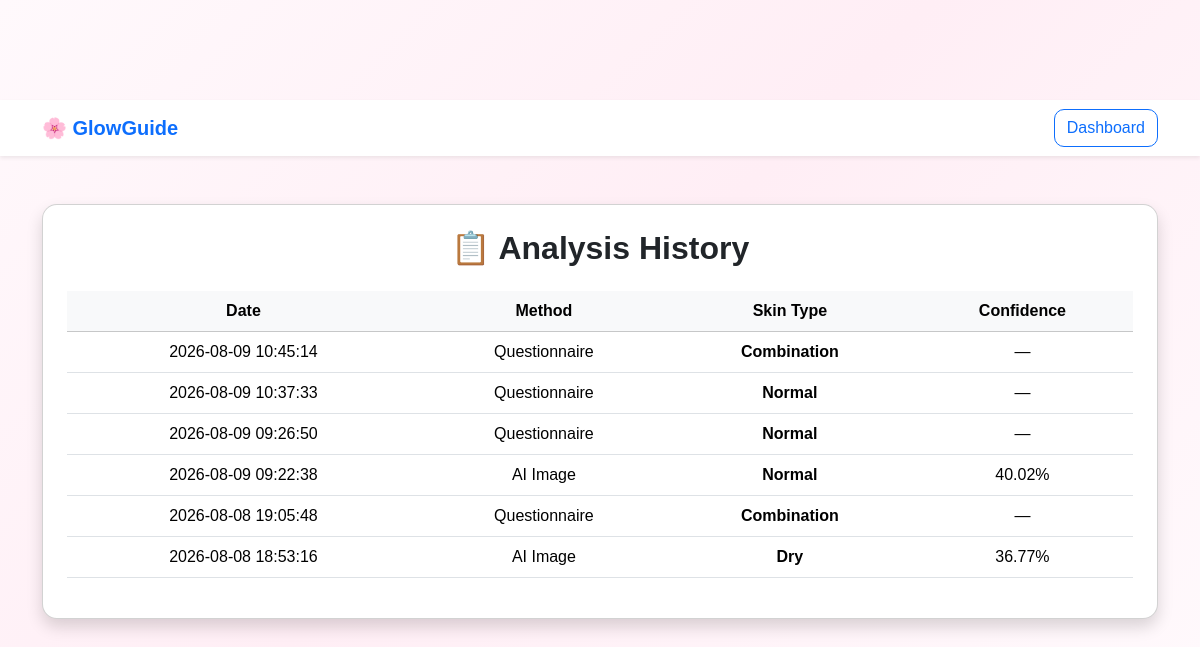
/history (signed in), run on an earlier commit of the app's database.
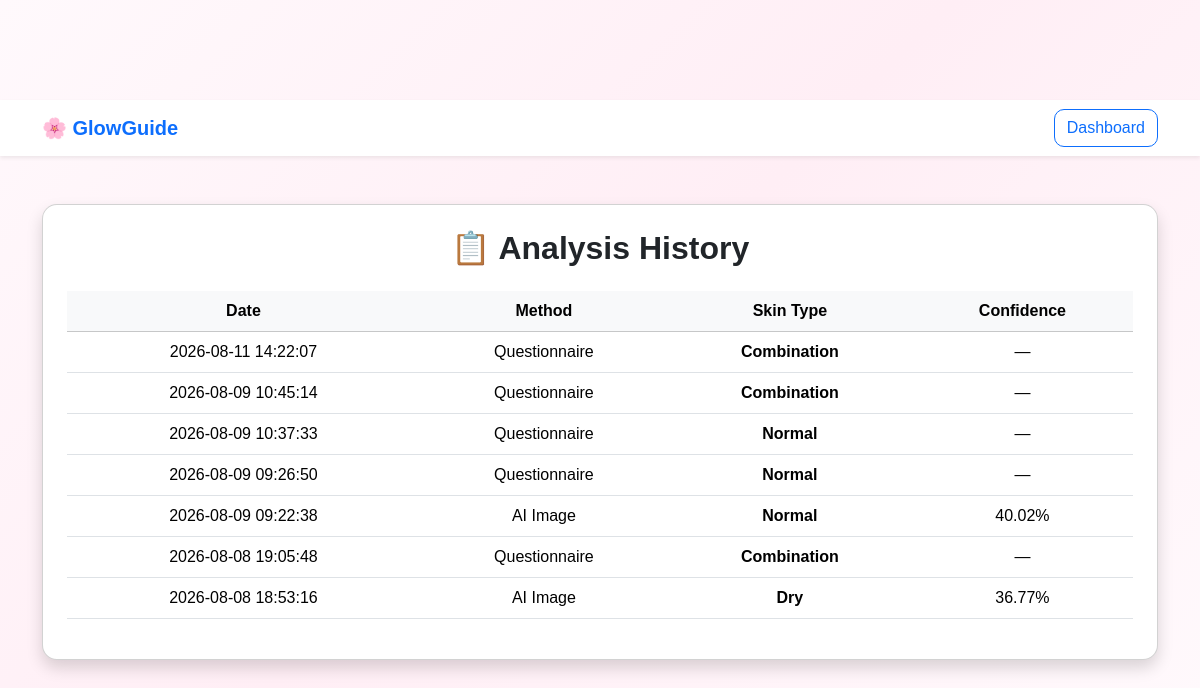
And on a later commit of the database.
### tables this page shows
CREATE TABLE analysis_history (
    id INTEGER PRIMARY KEY AUTOINCREMENT,
    user_email TEXT NOT NULL,
    analysis_date TIMESTAMP DEFAULT CURRENT_TIMESTAMP,
    method TEXT NOT NULL,
    skin_type TEXT NOT NULL,
    confidence REAL,
    image_name TEXT
);

### app.py (the view)
@app.route("/history")
def history():
    if "user" not in session:
        return redirect("/login")
    conn = get_db_connection()
    cursor = conn.cursor()
    cursor.execute("""
        SELECT *
        FROM analysis_history
        WHERE user_email = ?
        ORDER BY analysis_date DESC
    """, (session["user_email"],))
    history_records = cursor.fetchall()
    conn.close()
    return render_template(
        "history.html",
        history_records=history_records
    )

### app.py (called while the page is built)
def get_db_connection():
    conn = sqlite3.connect("glowguide.db")
    conn.row_factory = sqlite3.Row
    return conn

### templates/history.html (shortened to what this page needs)
<!DOCTYPE html>
<html lang="en">
<head>
    <link href="https://cdn.jsdelivr.net/npm/bootstrap@5.3.3/dist/css/bootstrap.min.css"
          rel="stylesheet">
    <link rel="stylesheet"
          href="{{ url_for('static', filename='css/style.css') }}">
</head>
<body>
<nav class="navbar navbar-light bg-white shadow-sm">
    <div class="container">
        <a class="navbar-brand fw-bold text-primary">
            🌸 GlowGuide
        </a>
        <a href="{{ url_for('dashboard') }}"
           class="btn btn-outline-primary">
            Dashboard
        </a>
    </div>
</nav>
<div class="container py-5">
    <div class="card shadow p-4">
        <h2 class="text-center fw-bold mb-4">
            📋 Analysis History
        </h2>
        {% if history_records %}
        <div class="table-responsive">
            <table class="table table-hover align-middle">
                <thead class="table-light">
                    <tr>
                        <th>Date</th>
                        <th>Method</th>
                        <th>Skin Type</th>
                        <th>Confidence</th>
                    </tr>
                </thead>
                <tbody>
                    {% for record in history_records %}
                    <tr>
                        <td>
                            {{ record["analysis_date"] }}
                        </td>
                        <td>
                            {{ record["method"] }}
                        </td>
                        <td class="text-capitalize fw-bold">
                            {{ record["skin_type"] }}
                        </td>
                        <td>
                            {% if record["confidence"] is not none %}
                                {{ "%.2f"|format(record["confidence"] * 100) }}%
                            {% else %}
                                —
                            {% endif %}
                        </td>
                    </tr>
                    {% endfor %}
                </tbody>
            </table>
        </div>
        {% endif %}
    </div>
</div>
</body>
</html>

### static/css/style.css (style rules this page uses)
body { margin: 0; font-family: Arial, sans-serif; background: #fdf6f8; text-align: center; padding-top: 100px; }
body { background-color:#FFF7FA; font-family:Arial, Helvetica, sans-serif; }
body { background: linear-gradient(135deg,#fff9fc,#ffeef5,#fff9fc); }
.card { transition: all 0.3s ease; border-radius: 15px; }
.btn { border-radius: 10px; }

What changed in the data, as far as the page shows it:
added analysis_history: analysis_date "2026-08-11 14:22:07", method "Questionnaire", skin_type "Combination"
